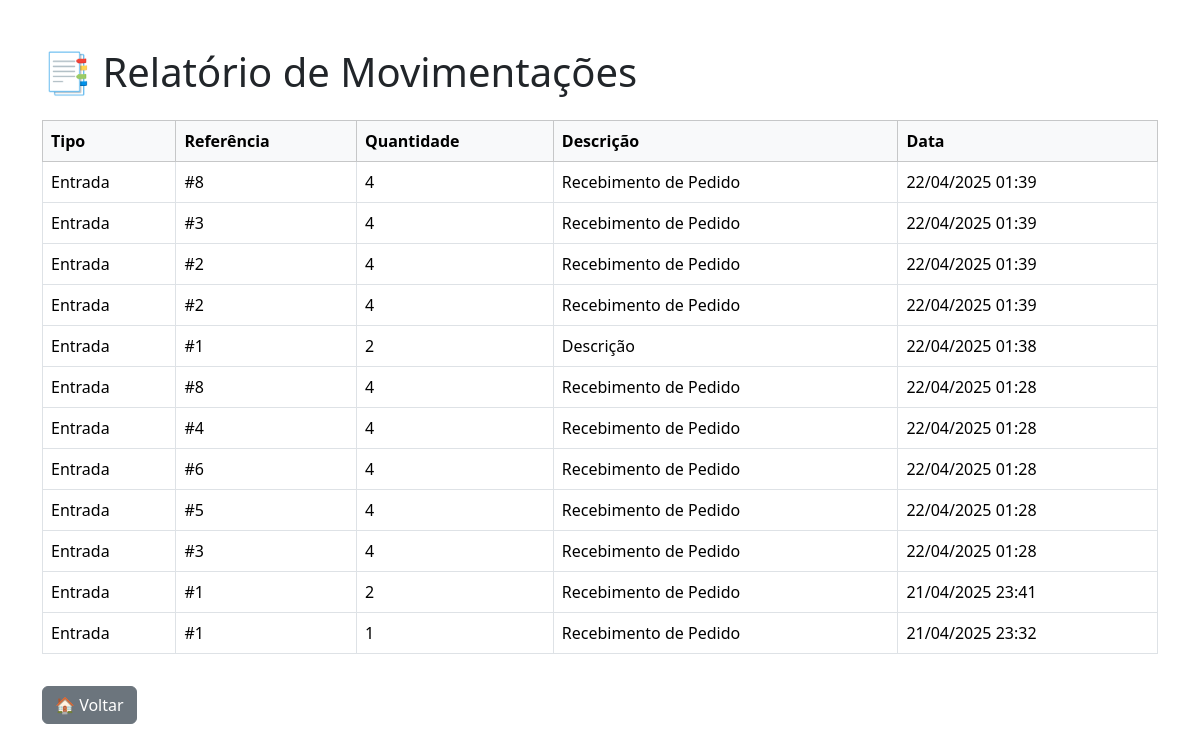
The app's page /relatorios.php (signed in) with its own data.
### tables this page shows
CREATE TABLE `movimentacoes_estoque` (
  `id` int(11) NOT NULL,
  `tipo` enum('entrada','saida') NOT NULL,
  `tabela_referencia` enum('item','peca') NOT NULL,
  `referencia_id` int(11) NOT NULL,
  `quantidade` int(11) NOT NULL,
  `descricao` varchar(255) DEFAULT NULL,
  `data_movimentacao` timestamp NOT NULL DEFAULT current_timestamp()
);

### relatorios.php (the view, shortened to what this page needs)
<?php
require 'conexao.php';
$movimentacoes = $pdo->query("SELECT * FROM movimentacoes_estoque ORDER BY data_movimentacao DESC")->fetchAll(PDO::FETCH_ASSOC);
?>
<!DOCTYPE html>
<html lang="pt-BR">
<head>
    <link href="https://cdn.jsdelivr.net/npm/bootstrap@5.3.2/dist/css/bootstrap.min.css" rel="stylesheet">
</head>
<body>
<div class="container my-5">
    <h1 class="mb-4">📑 Relatório de Movimentações</h1>
    <table class="table table-bordered">
        <thead class="table-light">
            <tr>
                <th>Tipo</th>
                <th>Referência</th>
                <th>Quantidade</th>
                <th>Descrição</th>
                <th>Data</th>
            </tr>
        </thead>
        <tbody>
            <?php foreach ($movimentacoes as $mov): ?>
                <tr>
                    <td><?= ucfirst($mov['tipo']) ?></td>
                    <td><?= ucfirst($mov['tabela_referencia']) ?> #<?= $mov['referencia_id'] ?></td>
                    <td><?= $mov['quantidade'] ?></td>
                    <td><?= htmlspecialchars($mov['descricao']) ?></td>
                    <td><?= date('d/m/Y H:i', strtotime($mov['data_movimentacao'])) ?></td>
                </tr>
            <?php endforeach; ?>
        </tbody>
    </table>
    <a href="index.php" class="btn btn-secondary mt-3">🏠 Voltar</a>
</div>
</body>
</html>

### records on screen
movimentacoes_estoque: tipo "Entrada", referencia "8", quantidade "4", descricao "Recebimento de Pedido", data_movimentacao "22/04/2025 01:39"
movimentacoes_estoque: tipo "Entrada", referencia "3", quantidade "4", descricao "Recebimento de Pedido", data_movimentacao "22/04/2025 01:39"
movimentacoes_estoque: tipo "Entrada", referencia "2", quantidade "4", descricao "Recebimento de Pedido", data_movimentacao "22/04/2025 01:39"
movimentacoes_estoque: tipo "Entrada", referencia "2", quantidade "4", descricao "Recebimento de Pedido", data_movimentacao "22/04/2025 01:39"
movimentacoes_estoque: tipo "Entrada", referencia "1", quantidade "2", descricao "Descrição", data_movimentacao "22/04/2025 01:38"
movimentacoes_estoque: tipo "Entrada", referencia "8", quantidade "4", descricao "Recebimento de Pedido", data_movimentacao "22/04/2025 01:28"
movimentacoes_estoque: tipo "Entrada", referencia "4", quantidade "4", descricao "Recebimento de Pedido", data_movimentacao "22/04/2025 01:28"
movimentacoes_estoque: tipo "Entrada", referencia "6", quantidade "4", descricao "Recebimento de Pedido", data_movimentacao "22/04/2025 01:28"
movimentacoes_estoque: tipo "Entrada", referencia "5", quantidade "4", descricao "Recebimento de Pedido", data_movimentacao "22/04/2025 01:28"
movimentacoes_estoque: tipo "Entrada", referencia "3", quantidade "4", descricao "Recebimento de Pedido", data_movimentacao "22/04/2025 01:28"
movimentacoes_estoque: tipo "Entrada", referencia "1", quantidade "2", descricao "Recebimento de Pedido", data_movimentacao "21/04/2025 23:41"
movimentacoes_estoque: tipo "Entrada", referencia "1", quantidade "1", descricao "Recebimento de Pedido", data_movimentacao "21/04/2025 23:32"
